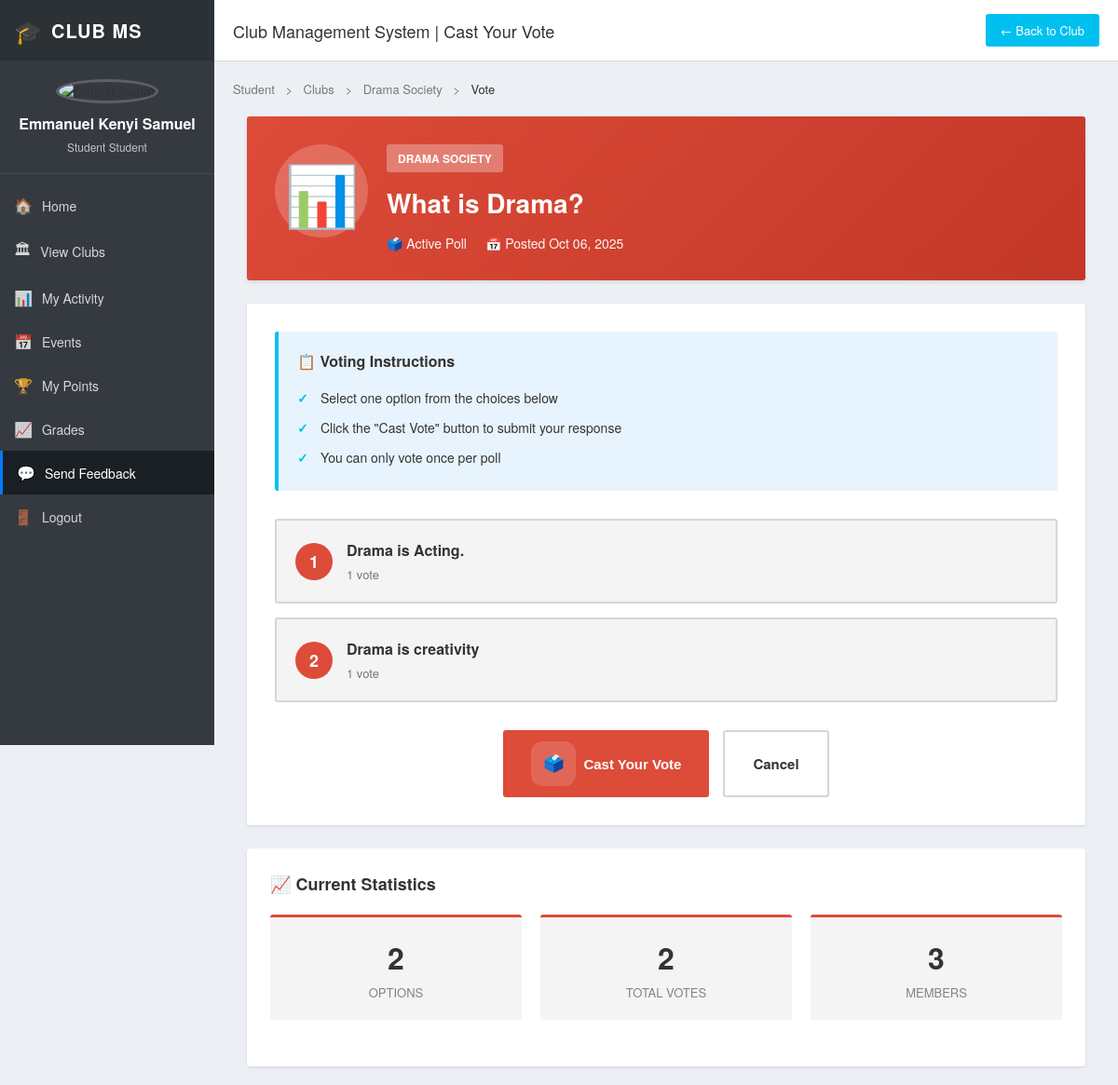
Screenshot of /clubs/polls/2/vote/ (signed in) with the database file from the repository.
### users/models.py (models this page shows, shortened)
class Profile(models.Model):
    ROLE_CHOICES = [
        ("student", "Student"),
        ("lecturer", "Lecturer"),
        ("admin", "Admin"),
    ]
    user = models.OneToOneField(User, on_delete=models.CASCADE)
    role = models.CharField(max_length=20, choices=ROLE_CHOICES)
    name = models.CharField(max_length=100)

### clubs/models.py (models this page shows, shortened)
class Poll(models.Model):
    club = models.ForeignKey(
        Club, on_delete=models.CASCADE, related_name="polls"
    )
    question = models.CharField(max_length=255)
    created_by = models.ForeignKey(
        settings.AUTH_USER_MODEL, on_delete=models.CASCADE
    )
    created_at = models.DateTimeField(auto_now_add=True)
    def total_votes(self):
        return sum(option.vote_count() for option in self.options.all())

class Club(models.Model):
    name = models.CharField(max_length=100)
    description = models.TextField()
    meeting_time = models.CharField(max_length=100)
    logo = models.ImageField(upload_to="club_logos/", blank=True, null=True)
    members = models.ManyToManyField(
        settings.AUTH_USER_MODEL,
        related_name="clubs",
        blank=True
    )
    created_by = models.ForeignKey(
        settings.AUTH_USER_MODEL,
        on_delete=models.CASCADE,
        related_name="created_clubs",
        null=True,
        blank=True
    )

class PollOption(models.Model):
    poll = models.ForeignKey(
        Poll, on_delete=models.CASCADE, related_name="options"
    )
    text = models.CharField(max_length=200)
    votes = models.ManyToManyField(
        settings.AUTH_USER_MODEL,
        related_name="poll_votes",
        blank=True
    )
    def vote_count(self):
        return self.votes.count()

### clubs/views.py (the view, shortened to what this page needs)
# urls.py: path('polls/<int:poll_id>/vote/', views.vote_poll, name='vote_poll'),
@login_required
def vote_poll(request, poll_id):
    poll = get_object_or_404(Poll, id=poll_id)
    return render(request, "clubs/poll_vote.html", {"poll": poll})

### clubs/templates/clubs/poll_vote.html (shortened to what this page needs)
{% load static %}
<!DOCTYPE html>
<html lang="en">
<head>
    <link rel="stylesheet" href="{% static 'css/student_dashboard.css' %}">
    <link rel="stylesheet" href="{% static 'css/poll_vote.css' %}">
</head>
<body>
    <div class="dashboard-wrapper">
        <aside class="sidebar">
            <div class="sidebar-header">
                <div class="logo-section">
                    <span class="logo-icon">🎓</span>
                    <span class="logo-text">CLUB MS</span>
                </div>
            </div>
            <div class="user-profile">
                {% if user.profile.avatar %}
                <img src="{{ user.profile.avatar.url }}" alt="{{ user.profile.name }}" class="sidebar-avatar">
                {% else %}
                <img src="{% static 'images/default-avatar.png' %}" alt="Default Avatar" class="sidebar-avatar">
                {% endif %}
                <h3>{{ user.profile.name }}</h3>
                <p class="sidebar-role">Student {{ user.profile.role|title }}</p>
            </div>
            <nav class="sidebar-nav">
                <ul>
                    <li><a href="{% url 'student_dashboard' %}"><span class="nav-icon">🏠</span> Home</a></li>
                    <li><a href="{% url 'club_list' %}"><span class="nav-icon">🏛</span> View Clubs</a></li>
                    <li><a href="{% url 'my_activity' %}"><span class="nav-icon">📊</span> My Activity</a></li>
                    <li><a href="{% url 'events_list' %}"><span class="nav-icon">📅</span> Events</a></li>
                    <li><a href="{% url 'student_points' %}"><span class="nav-icon">🏆</span> My Points</a></li>
                    <li><a href="{% url 'grade_panel' %}"><span class="nav-icon">📈</span> Grades</a></li>
                    <li><a href="{% url 'send_feedback' %}" class="active"><span class="nav-icon">💬</span> Send
                            Feedback</a></li>
                    <li>
                        <form id="logout-form" action="{% url 'logout' %}" method="post" style="display:inline;">
                            <button type="submit" class="sidebar-link-btn">
                                <span class="nav-icon">🚪</span> Logout
                            </button>
                        </form>
                    </li>
                </ul>
            </nav>
        </aside>
        <main class="dashboard-main">
            <header class="top-header">
                <div class="header-left">
                    <h1 class="page-title">Club Management System | Cast Your Vote</h1>
                </div>
                <div class="header-right">
                    <a href="{% url 'club_detail' poll.club.id %}" class="btn-back">← Back to Club</a>
                </div>
            </header>
            <div class="dashboard-content">
                <div class="breadcrumb">
                    <a href="{% url 'student_dashboard' %}">Student</a>
                    <span class="separator">></span>
                    <a href="{% url 'club_list' %}">Clubs</a>
                    <span class="separator">></span>
                    <a href="{% url 'club_detail' poll.club.id %}">{{ poll.club.name }}</a>
                    <span class="separator">></span>
                    <span class="current">Vote</span>
                </div>
                <section class="poll-container">
                    <div class="poll-header">
                        <div class="poll-icon">📊</div>
                        <div class="poll-info">
                            <span class="club-badge">{{ poll.club.name }}</span>
                            <h1 class="poll-question">{{ poll.question }}</h1>
                            <p class="poll-meta">
                                <span class="meta-item">🗳️ Active Poll</span>
                                <span class="meta-item">📅 Posted {{ poll.created_at|date:"M d, Y" }}</span>
                            </p>
                        </div>
                    </div>
                    <div class="poll-body">
                        <div class="voting-instructions">
                            <h3>📋 Voting Instructions</h3>
                            <ul>
                                <li>Select one option from the choices below</li>
                                <li>Click the "Cast Vote" button to submit your response</li>
                                <li>You can only vote once per poll</li>
                            </ul>
                        </div>
                        <form method="post" class="vote-form" id="voteForm">
                            <div class="options-container">
                                {% for option in poll.options.all %}
                                <label class="option-card" for="option{{ option.id }}">
                                    <div class="option-content">
                                        <span class="option-letter">{{ forloop.counter|upper }}</span>
                                        <div class="option-details">
                                            <span class="option-text">{{ option.text }}</span>
                                            <span class="option-stats">
                                                {% if option.vote_count > 0 %}
                                                {{ option.vote_count }} vote{{ option.vote_count|pluralize }}
                                                {% else %}
                                                No votes yet
                                                {% endif %}
                                            </span>
                                        </div>
                                    </div>
                                </label>
                                {% endfor %}
                            </div>
                            <div class="form-actions">
                                <button type="submit" class="btn btn-submit">
                                    <span class="btn-icon">🗳️</span>
                                    Cast Your Vote
                                </button>
                                <a href="{% url 'club_detail' poll.club.id %}" class="btn btn-cancel">Cancel</a>
                            </div>
                        </form>
                    </div>
                    <div class="poll-stats-section">
                        <h3>📈 Current Statistics</h3>
                        <div class="stats-grid">
                            <div class="stat-box">
                                <span class="stat-number">{{ poll.options.all.count }}</span>
                                <span class="stat-label">Options</span>
                            </div>
                            <div class="stat-box">
                                <span class="stat-number">
                                    {{ poll.total_votes|default:"0" }}
                                </span>
                                <span class="stat-label">Total Votes</span>
                            </div>
                            <div class="stat-box">
                                <span class="stat-number">{{ poll.club.members.count }}</span>
                                <span class="stat-label">Members</span>
                            </div>
                        </div>
                    </div>
                </section>
            </div>
        </main>
    </div>
</body>
</html>

### static/css/student_dashboard.css (style rules this page uses)
* { margin: 0; padding: 0; box-sizing: border-box; }
:root { --sidebar-bg: #343a40; --sidebar-text: #ffffff; --sidebar-active: #007bff; --main-bg: #ecf0f5; --card-blue: #00c0ef; --card-green: #00a65a; --card-yellow: #f39c12; --card-red: #dd4b39; --panel-bg: #ffffff; --text-dark: #333333; --text-muted: #777777; --border-color: #d2d6de; --hover-bg: #f4f4f4; }
body { font-family: 'Source Sans Pro', 'Helvetica Neue', Arial, sans-serif; background: var(--main-bg); color: var(--text-dark); font-size: 14px; }
.dashboard-wrapper { display: flex; min-height: 100vh; }
.sidebar { width: 230px; background: var(--sidebar-bg); position: fixed; height: 100vh; left: 0; top: 0; z-index: 100; overflow-y: auto; transition: all 0.3s; }
.sidebar-header { padding: 15px; background: #2c3136; }
.logo-section { display: flex; align-items: center; gap: 10px; color: var(--sidebar-text); }
.logo-icon { font-size: 24px; }
.logo-text { font-size: 20px; font-weight: 600; letter-spacing: 1px; }
.user-profile { padding: 20px 15px; text-align: center; border-bottom: 1px solid rgba(255, 255, 255, 0.1); }
.sidebar-avatar { width: 60px; height: 60px; border-radius: 50%; object-fit: cover; margin-bottom: 10px; border: 3px solid rgba(255, 255, 255, 0.2); }
.user-profile h3 { font-size: 16px; color: var(--sidebar-text); margin-bottom: 5px; font-weight: 600; }
.sidebar-role { font-size: 12px; color: rgba(255, 255, 255, 0.7); }
.sidebar-nav { padding: 10px 0; }
.sidebar-nav ul { list-style: none; }
.sidebar-nav li { margin: 0; }
.sidebar-nav a { display: flex; align-items: center; padding: 12px 15px; color: rgba(255, 255, 255, 0.8); text-decoration: none; transition: all 0.3s; font-size: 14px; }
.sidebar-nav a.active { background: #1a1f24; color: var(--sidebar-text); border-left: 3px solid var(--sidebar-active); }
.sidebar-link-btn { width: 100%; display: flex; align-items: center; padding: 12px 15px; color: rgba(255, 255, 255, 0.8); background: none; border: none; text-align: left; font-size: 14px; font-family: inherit; cursor: pointer; transition: all 0.3s; }
.nav-icon { margin-right: 10px; font-size: 16px; }
.dashboard-main { margin-left: 230px; flex: 1; display: flex; flex-direction: column; min-height: 100vh; }
.top-header { background: #ffffff; padding: 15px 20px; display: flex; justify-content: space-between; align-items: center; border-bottom: 1px solid var(--border-color); position: sticky; top: 0; z-index: 50; }
.header-left { display: flex; align-items: center; gap: 15px; }
.page-title { font-size: 18px; font-weight: 400; color: var(--text-dark); }
.header-right { display: flex; gap: 10px; }
.btn-back { padding: 8px 16px; background: var(--card-blue); color: white; text-decoration: none; border-radius: 3px; font-size: 13px; transition: all 0.3s; }
.dashboard-content { padding: 20px; flex: 1; }
.breadcrumb { font-size: 13px; color: var(--text-muted); margin-bottom: 20px; }
.breadcrumb a { color: var(--text-muted); text-decoration: none; }
.breadcrumb .separator { margin: 0 8px; }
.breadcrumb .current { color: var(--text-dark); }
.stat-label { display: block; font-size: 14px; margin-top: 5px; opacity: 0.9; }
.stats-grid { display: grid; grid-template-columns: repeat(auto-fit, minmax(250px, 1fr)); gap: 20px; margin-bottom: 25px; }
.stat-number { font-size: 32px; font-weight: 700; margin-bottom: 10px; }
.btn { padding: 6px 12px; border: none; border-radius: 3px; font-size: 13px; cursor: pointer; text-decoration: none; display: inline-block; transition: all 0.3s; font-weight: 400; }
.btn-icon { font-size: 24px; width: 48px; height: 48px; display: flex; align-items: center; justify-content: center; background: rgba(255, 255, 255, 0.15); border-radius: 12px; flex-shrink: 0; }

### rows the page displays
Poll: club.name "Drama Society", club.name "DRAMA SOCIETY", question "What is Drama?", created_at "Oct 06, 2025", options.all.count "2", total_votes "2", club.members.count "3"
PollOption: text "Drama is Acting.", vote_count "1"
PollOption: text "Drama is creativity", vote_count "1"

### other values shown
{{ user.profile.name }} "Emmanuel Kenyi Samuel"
{{ user.profile.role|title }} "Student"
